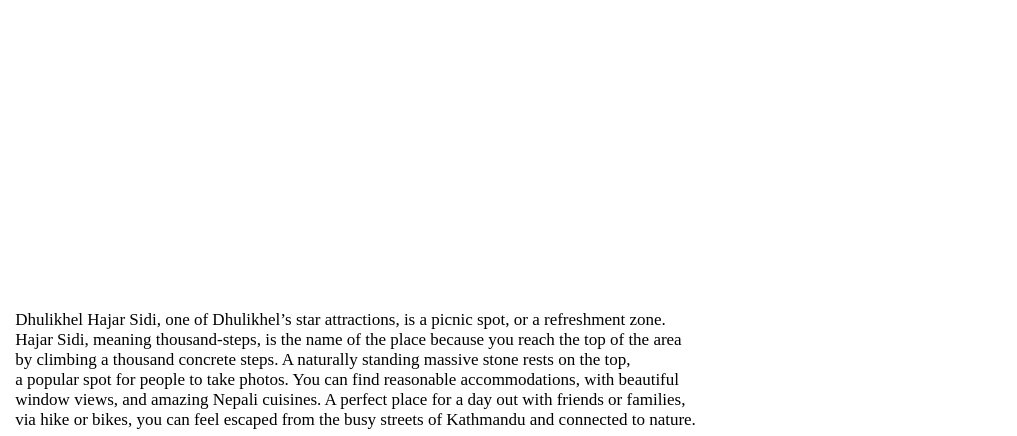
<?xml version="1.0" encoding="UTF-8"?>
<ui version="4.0">
 <class>hazarsidi</class>
 <widget class="QDialog" name="hazarsidi">
  <property name="windowTitle">
   <string>Dialog</string>
  </property>
  <property name="styleSheet">
   <string notr="true">background:white;
</string>
  </property>
  <widget class="QLabel" name="label">
   <property name="geometry">
    <rect>
     <x>11</x>
     <y>291</y>
     <width>888</width>
     <height>155</height>
    </rect>
   </property>
   <property name="font">
    <font>
     <family>Times New Roman</family>
     <pointsize>13</pointsize>
    </font>
   </property>
   <property name="text">
    <string> Dhulikhel Hajar Sidi, one of Dhulikhel’s star attractions, is a picnic spot, or a refreshment zone.
 Hajar Sidi, meaning thousand-steps, is the name of the place because you reach the top of the area
 by climbing a thousand concrete steps. A naturally standing massive stone rests on the top,
 a popular spot for people to take photos. You can find reasonable accommodations, with beautiful
 window views, and amazing Nepali cuisines. A perfect place for a day out with friends or families,
 via hike or bikes, you can feel escaped from the busy streets of Kathmandu and connected to nature.</string>
   </property>
  </widget>
  <widget class="QWidget" name="widget_2" native="true">
   <property name="geometry">
    <rect>
     <x>340</x>
     <y>-10</y>
     <width>326</width>
     <height>273</height>
    </rect>
   </property>
   <property name="styleSheet">
    <string notr="true">
background:url(&quot;:/images/images/thousand steps.png&quot;);
border-radius:0px;
background-repeat:no repeat;
</string>
   </property>
  </widget>
  <widget class="QWidget" name="widget_3" native="true">
   <property name="geometry">
    <rect>
     <x>14</x>
     <y>0</y>
     <width>326</width>
     <height>273</height>
    </rect>
   </property>
   <property name="styleSheet">
    <string notr="true">
background:url(&quot;:/image preview/images/2 step.jpg&quot;);
border-radius:0px;
background-repeat:no repeat;
</string>
   </property>
  </widget>
  <widget class="QWidget" name="hazarsidi_2" native="true">
   <property name="geometry">
    <rect>
     <x>680</x>
     <y>0</y>
     <width>326</width>
     <height>273</height>
    </rect>
   </property>
   <property name="styleSheet">
    <string notr="true">
background:url(&quot;:/image preview/images/3 step.jpg&quot;);
border-radius:0px;
background-repeat:no repeat;
</string>
   </property>
  </widget>
 </widget>
 <resources/>
 <connections/>
</ui>
